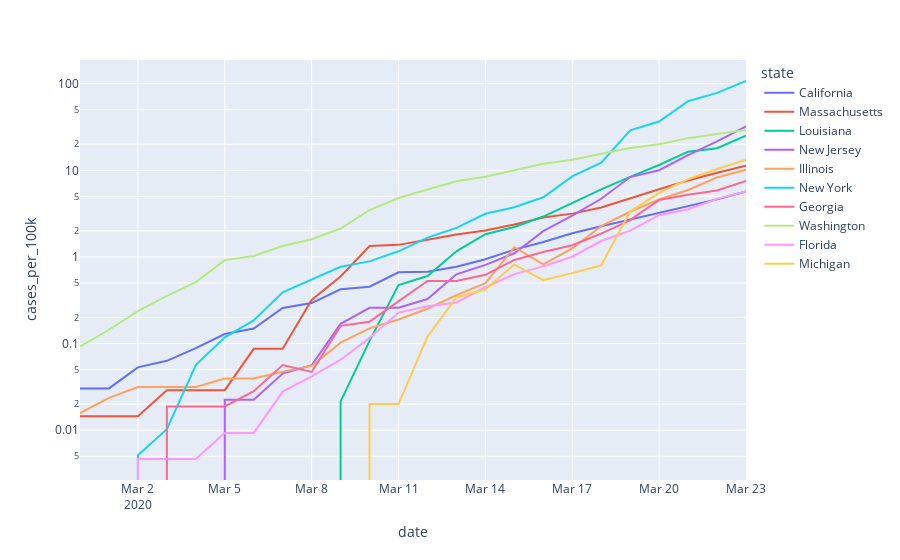
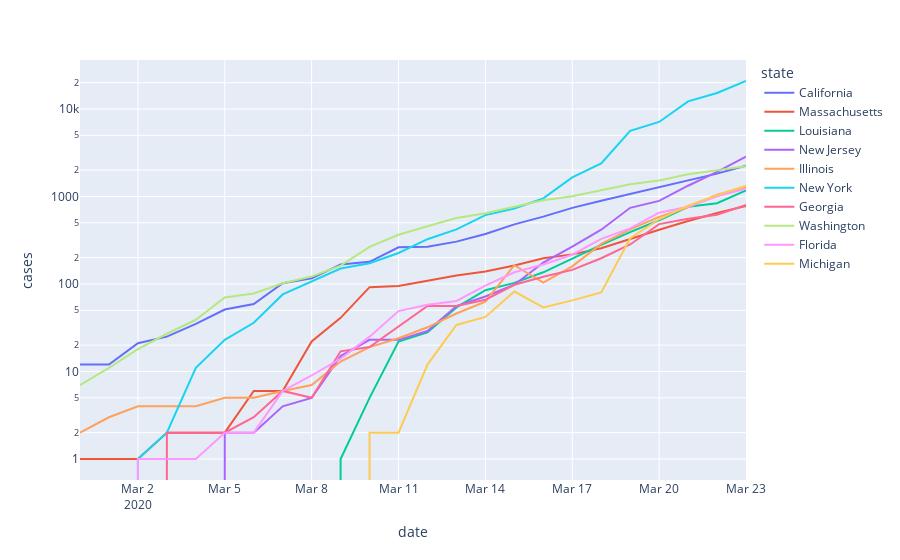
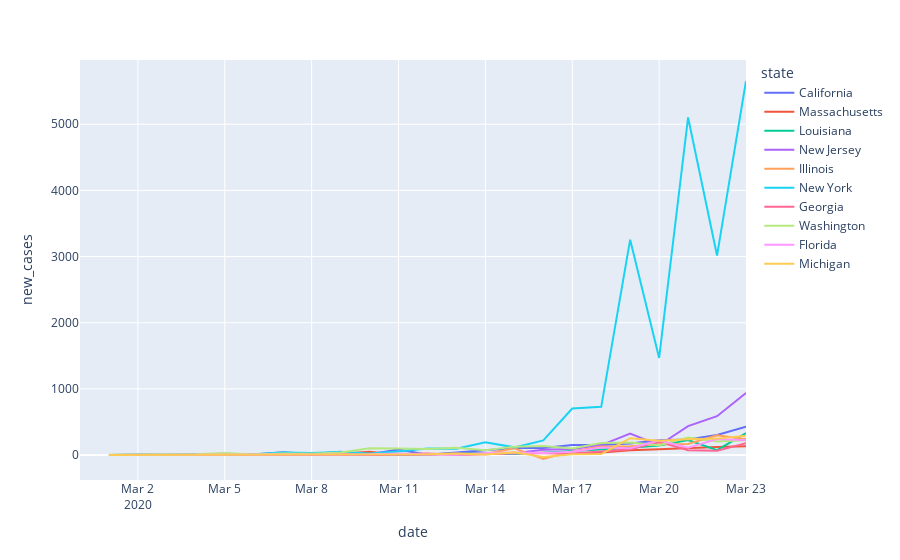
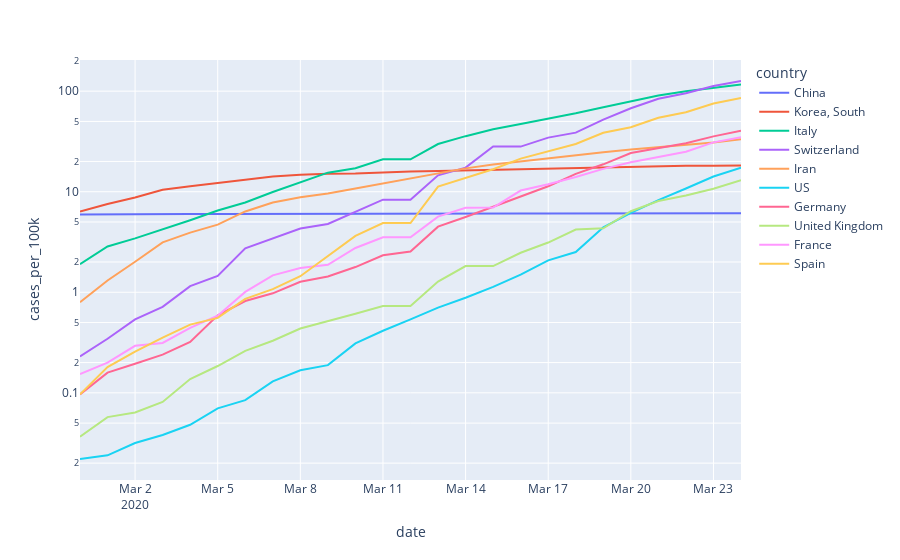

These figures' notebook cell, in order:
### Code cell
if EXPORT and not os.path.exists("plots"):
    os.mkdir("plots")

pretty_date = dt.datetime.utcnow().strftime("%Y-%m-%d")

plots = (
    ("state_cases_per_100k", covidly(scary_cases, y="cases_per_100k", log_y=True)),
    ("state_cases", covidly(scary_cases, y="cases", log_y=True)),
    ("state_new_cases", covidly(scary_cases, y="new_cases", log_y=False)),
    ("world_cases_per_100k", covidly(scary_country_cases, y="cases_per_100k", color="country", log_y=True)),
    ("world_cases", covidly(scary_country_cases, y="cases", color="country", log_y=True))
)

for name, plot in plots:
    plot.show()
    if EXPORT:
        plot.write_image(f"plots/{pretty_date}-{name}.png")
